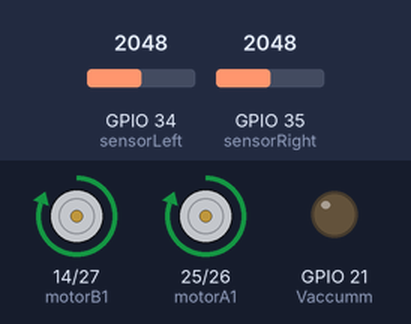
This sketch was run on a simulated ESP32. On the bench: motor-driver pin pairs drawn as motors (green arrow = first pin HIGH = forward, orange = second pin HIGH = backward, longer = more drive), output pins drawn as LEDs (lit = HIGH). The inputs (shaded band) are chosen by the test bench; at power-on: GPIO 34 (sensorLeft) = 2048, GPIO 35 (sensorRight) = 2048. What the sketch prints to the serial monitor is not drawn.

Above: at 11.8 s.
11.9 s: GPIO 34 (sensorLeft) set to 1675
13.4 s: GPIO 34 (sensorLeft) set to 1564
At 13.9 s:
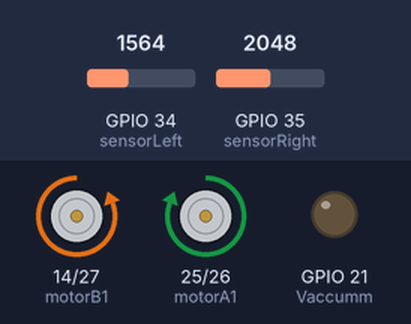
16.4 s: GPIO 34 (sensorLeft) set to 2047
At 17.9 s:
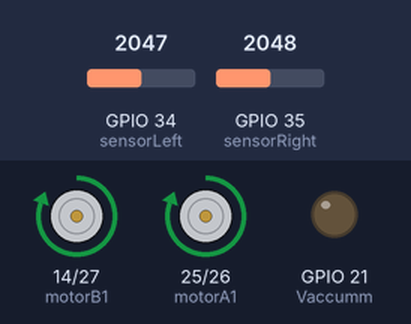
18.2 s: GPIO 35 (sensorRight) set to 1688
19.7 s: GPIO 35 (sensorRight) set to 1588
At 20.5 s:
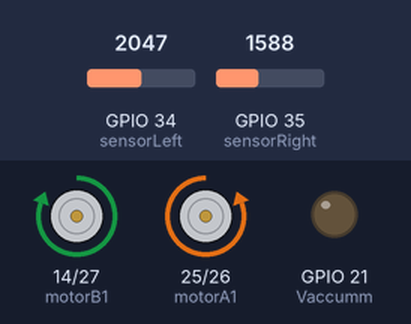
22.7 s: GPIO 35 (sensorRight) set to 2047
At 23.6 s:
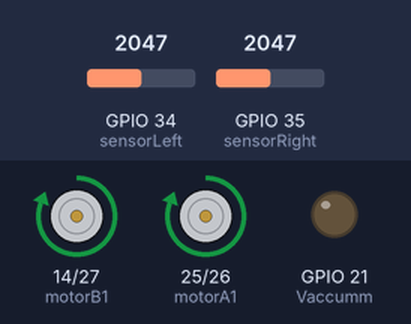
Timing chart, 0 to 25.5 s (numbered marks = the images above; inputs shaded):
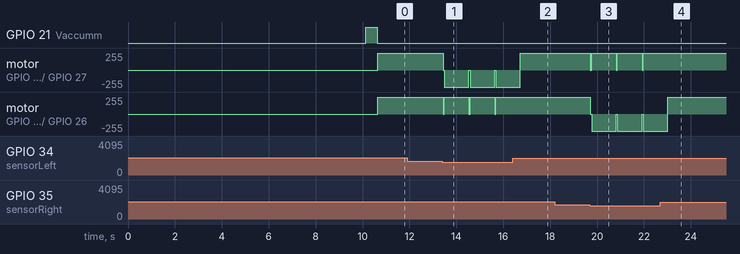

Measured:
- the behaviour switches between 1638 and 1637 on GPIO 34 (sensorLeft) (found by bisection; images 0 and 1)
- the behaviour switches between 1638 and 1637 on GPIO 35 (sensorRight) (found by bisection; images 2 and 3)
- after the input at 11.9 s, every drawn part: stays the same
- after the input at 13.4 s, motor on GPIO 14 (motorB1) / GPIO 27 (motorB2): forward 255/255 → backward 255/255 at once; motor on GPIO 25 (motorA1) / GPIO 26 (motorA2): alternates forward 255/255 for 1.1 s and stopped for 0.05 s, starting at once
- after the input at 16.4 s, motor on GPIO 25 (motorA1) / GPIO 26 (motorA2): stops changing and stays forward 255/255
- after the input at 18.2 s, every drawn part: stays the same
- after the input at 19.7 s, motor on GPIO 14 (motorB1) / GPIO 27 (motorB2): alternates forward 255/255 for 1.1 s and stopped for 0.05 s, starting at once; motor on GPIO 25 (motorA1) / GPIO 26 (motorA2): forward 255/255 → backward 255/255 at once
- after the input at 22.7 s, motor on GPIO 14 (motorB1) / GPIO 27 (motorB2): stops changing and stays forward 255/255

The sketch:

MouseDroidESP32.ino
```cpp
// Motor A
int motorA1 = 25;  // foward 1
int motorA2 = 26;  // back 2

// Motor B
int motorB1 = 14;  // foward 1
int motorB2 = 27;  // back 2

// Sensors
int sensorLeft  = 34;
int sensorRight = 35;

int Vaccumm = 21;


// The sensors were found to be largely effected by the power the were receving
// This function helps to mitigate that
int callibrate(int pin){
  double total = 0;
  int iterations = 500;
  for (int i = 0; i < iterations; i++){
    total += analogRead(pin);
    delay(10);
  }
  return (total / iterations) - ((total / iterations) / 5);
}


void VaccummSwitch(){
  digitalWrite(Vaccumm,LOW);
  delay(20);
  digitalWrite(Vaccumm,HIGH);
  delay(500);
  digitalWrite(Vaccumm,LOW);
  delay(20);
}


int clampSpeed(int s) {
  if (s > 255) return 255;
  if (s < -255) return -255;
  return s;
}

// Drive any H-bridge pair with one signed speed
void setMotorPair(int pin1, int pin2, int speed) {
  speed = clampSpeed(speed);
  if (speed > 0) {
    analogWrite(pin1, speed);
    analogWrite(pin2, 0);
  } else if (speed < 0) {
    analogWrite(pin2, -speed);
    analogWrite(pin1, 0);
  } else {
    analogWrite(pin1, 0);
    analogWrite(pin2, 0);
  }
}


void setMotorA(int speed) { setMotorPair(motorA1, motorA2, speed); }
void setMotorB(int speed) { setMotorPair(motorB1, motorB2, speed); }

void FullStop(){
  analogWrite(motorA1,0);
  analogWrite(motorA2,0);
  analogWrite(motorB1,0);
  analogWrite(motorB2,0);
  delay(50);
}

// Control Functions
void forward(int speed) {
  setMotorA(speed);
  setMotorB(speed);
}
void stopMotors() {
  setMotorA(0);
  setMotorB(0);
}
void turnLeft(int speed) {
  setMotorA(-speed);
  setMotorB(speed);
}
void turnRight(int speed) {
  setMotorA(speed);
  setMotorB(-speed);
}

int thresholdRight;
int thresholdLeft;


void setup() {
  pinMode(motorA1, OUTPUT);
  pinMode(motorA2, OUTPUT);
  pinMode(motorB1, OUTPUT);
  pinMode(motorB2, OUTPUT);
  pinMode(sensorLeft, INPUT);
  pinMode(sensorRight, INPUT);
  pinMode(Vaccumm, OUTPUT);

  Serial.begin(115200);
  Serial.println("Dual motor with obstacle detection ready");
  thresholdLeft = callibrate(sensorLeft);
  thresholdRight = callibrate(sensorRight);

  VaccummSwitch();
}

void loop() {
  int leftDetect  = analogRead(sensorLeft);
  int rightDetect = analogRead(sensorRight);

  if (leftDetect > thresholdLeft && rightDetect > thresholdRight) {
    // Nothing detected - go forward
    forward(255);
    Serial.print(leftDetect);
    Serial.print(", ");
    Serial.print(rightDetect);
    Serial.println("...................................");
  }
  else if (leftDetect < thresholdLeft) {
    // Left sensor sees obstacle - turn right
    Serial.println("Obstacle left → turn right");
    FullStop();
    turnRight(255);
    delay(1000);
  }
  else if (rightDetect < thresholdRight) {
    // Right sensor sees obstacle - turn left
    Serial.println("Obstacle right → turn left");
    FullStop();
    turnLeft(255);
    delay(1000);
  }

  delay(50);
}
```
